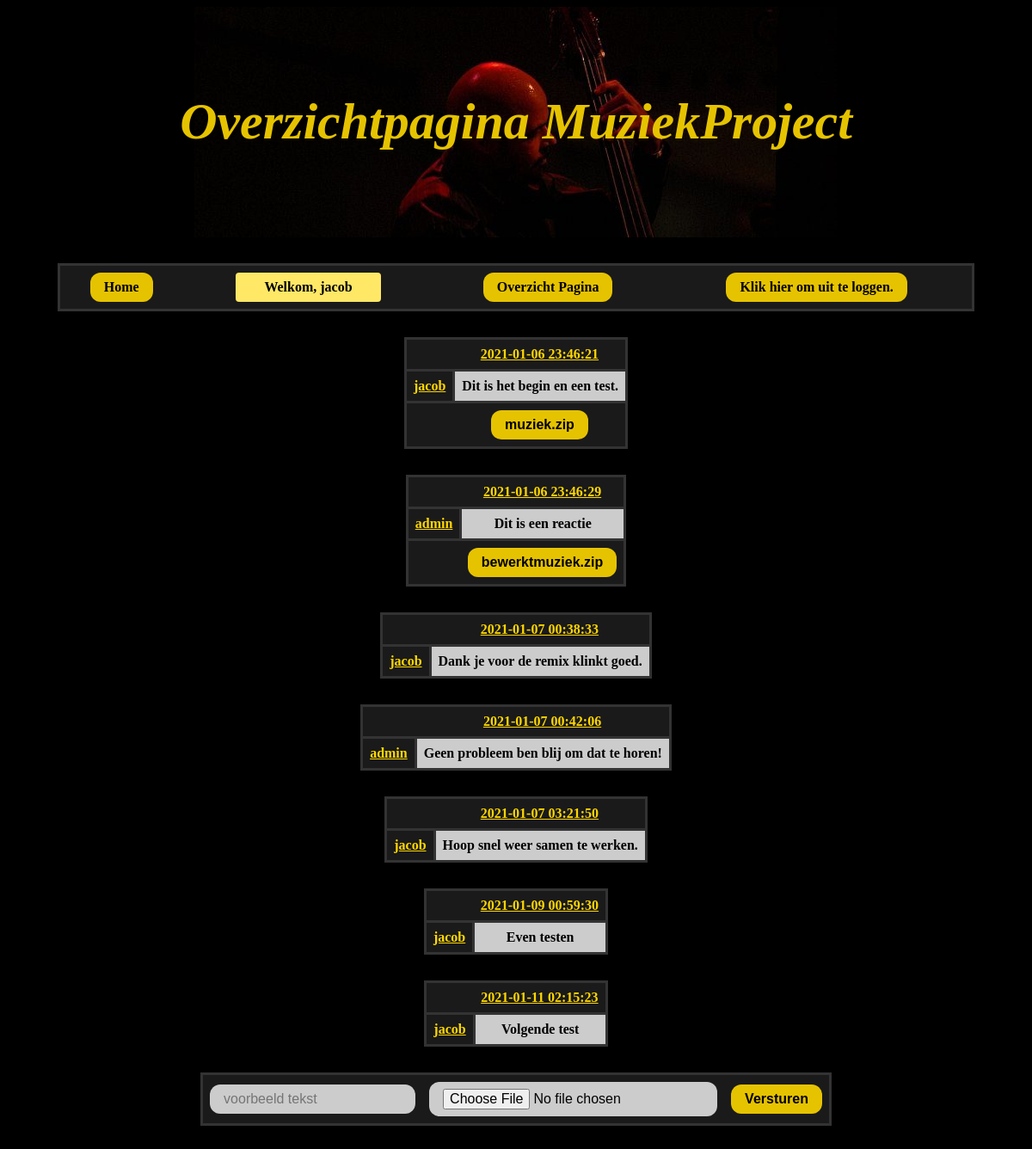
Page /frontend/overzicht.php (signed in) on the earlier database version.
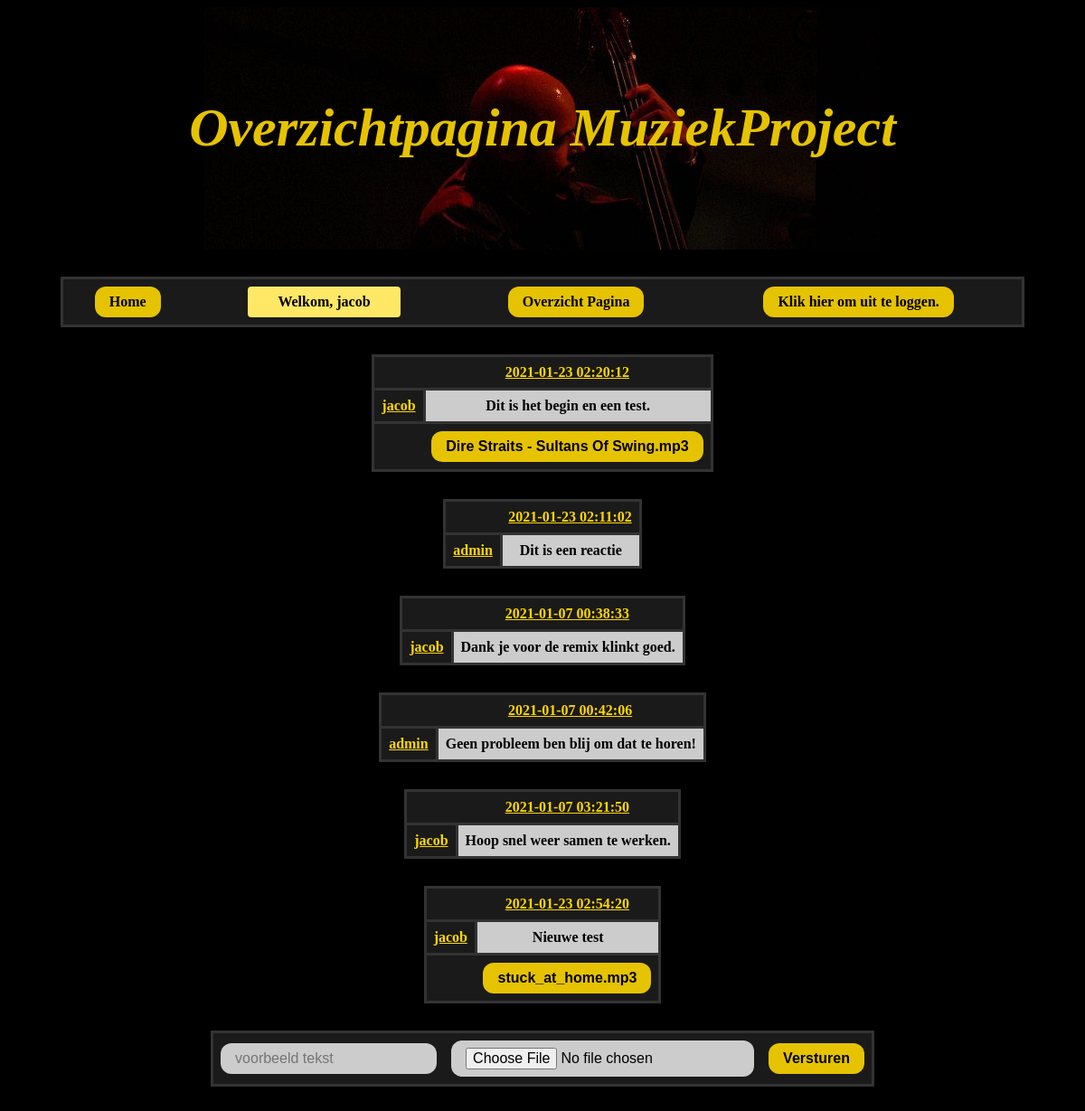
Same page on the later database version.
### tables this page shows
CREATE TABLE `comment` (
  `comment_ID` int(10) NOT NULL,
  `conversation_ID` int(10) NOT NULL,
  `comment` varchar(100) NOT NULL,
  `date` timestamp NOT NULL DEFAULT current_timestamp() ON UPDATE current_timestamp(),
  `user_ID` int(10) NOT NULL,
  `uploaded_file` varchar(100) NOT NULL
);

CREATE TABLE `user` (
  `user_ID` int(10) NOT NULL,
  `user_name` varchar(30) NOT NULL,
  `user_password` varchar(30) NOT NULL,
  `admin` tinyint(1) NOT NULL DEFAULT 0
);

### frontend/overzicht.php (the view, shortened to what this page needs)
<!DOCTYPE html>
<html>
	<head>
		<link rel="stylesheet" href="css/style.css">
		<div class="header">
			<h1>Overzichtpagina MuziekProject</h1>
		</div>
	</head>
	<body>
		<table>
			<tr class="textbox_bottom">
				<th><a class="button" href="../index.php">Home</a></th>
		<?php
			require("../Backend/config.php");
			$connection = $db_connection;
			$SessionUser = $_SESSION['username'];
			$admin_status ="";
			$user_ID ="";
			$conversation_ID ="";
			$selectedCheck ="";
			if ($_SESSION != null)
			{
				echo "<th><div class=\"user_text\">Welkom, ". $_SESSION['username'] ."</div></th>";
			}
		?>
				<?php if ($_SESSION != null) : ?>
					<th><a class="button" href="overzicht.php">Overzicht Pagina</a></th>
					<th><a class="button" href="../backend/logout.php"> Klik hier om uit te loggen. </a></th>
				<?php endif; ?>
			</tr>
		</table>
		<?php
			$query_user_ID = "SELECT user_ID FROM user WHERE user_name='$SessionUser'";
			$query_user_ID_result = $connection->query($query_user_ID);
			if ($query_user_ID_result->num_rows > 0)
			{
				while($row1 = $query_user_ID_result->fetch_assoc())
				{
					$user_ID = $row1["user_ID"];
				}
				$query_admin_status = "SELECT admin FROM user WHERE user_ID='$user_ID'";
				$query_admin_status_result = $connection->query($query_admin_status);
				if ($query_admin_status_result->num_rows > 0)
				{
					while($row1 = $query_admin_status_result->fetch_assoc())
					{
						$admin_status = $row1["admin"];
					}
				}
				if ($admin_status == 1)
				{
					echo "<table class='textbox'>";
					$query_conversation_ID = "SELECT * FROM conversation";
					$query_conversation_ID_result = $connection->query($query_conversation_ID);
					if ($query_conversation_ID_result->num_rows > 0)
					{
						while($row1 = $query_conversation_ID_result->fetch_assoc())
						{
							$conversation_ID = $row1["conversation_ID"];
							$user_ID = $row1["user_ID"];
							$query_user_ID = "SELECT user_name FROM user WHERE user_ID='$user_ID'";
							$query_user_ID_result = $connection->query($query_user_ID);
							if ($query_user_ID_result->num_rows > 0)
							{
								while($row1 = $query_user_ID_result->fetch_assoc())
								{
									echo "<tr><th><div class=\"user_text\"> Gebruiker - <user>" . $row1["user_name"] . "</user></div></th>
									<th><a class='button' href=\"overzicht.php?gesprek=$conversation_ID\">Selecteer</a></th></tr>";
								}
							}
						}
					}
					echo "<tr class='textbox_bottom'><th><a class='button' href=\"register.php\">Register nieuwe gebruiker</a></th>
					<class='textbox_bottom'><th><a class='button' href=\"overzicht.php?nieuw_gesprek\">Begin nieuw gesprek</a></th></div></tr></table>";
					if (isset($_GET['gesprek']))
					{
						echo "<table style='width: auto;'><tr><th><a class='text-title'>Huidig, <user>Gesprek " . $_GET['gesprek'] . "</a></user></th></tr></table>";
					}
				}
				else if ($admin_status == 0)
				{
					$query_conversation_ID = "SELECT conversation_ID FROM conversation WHERE user_ID='$user_ID'";
					$query_conversation_ID_result = $connection->query($query_conversation_ID);
					if ($query_conversation_ID_result->num_rows > 0)
					{
						while($row1 = $query_conversation_ID_result->fetch_assoc())
						{
							$conversation_ID = $row1["conversation_ID"];
							chooseConversation($conversation_ID);
						}
					}
					else
					{
						echo "<tr><th>Nog geen gesprek gestart </th></tr>";
					}
				}
			}
			function chooseConversation($selectedConversation)
			{
				$conversation_ID = $selectedConversation;
				$selectedCheck = TRUE;
				selectedConversation();
			}
			function selectedConversation()
			{
				global $connection;
				global $selectedCheck;
				global $conversation_ID;
				if ($selectedCheck === TRUE)
				{
					$query_comment_conversation_ID = "SELECT * FROM comment WHERE conversation_ID='$conversation_ID'";
					$query_comment_conversation_ID_result = $connection->query($query_comment_conversation_ID);
					if ($query_comment_conversation_ID_result->num_rows > 0)
					{
						while($row1 = $query_comment_conversation_ID_result->fetch_assoc())
						{
							$username = $row1["user_ID"];
							$query_username = "SELECT user_name FROM user WHERE user_ID='$username'";
							$query_username_result = $connection->query($query_username);
							$message_owner ="";
							while($row2 = $query_username_result->fetch_assoc())
							{
								$message_owner = $row2["user_name"];
							}
							echo "<table class='user_gesprek'><tr class='textbox_bottom'><th></th><th>
							<a class='user'>" . $row1["date"]. "</a></th></tr>
							<tr><th class='textbox'><a class='user'>" . $message_owner. "</a></th>
							<th>" . $row1["comment"]. "</th></tr>";
							if($row1['uploaded_file'] != NULL)
							{
								echo '<tr class="textbox"><th><form action="" method="post" enctype="multipart/form-data">
									<input type=hidden value="' .$message_owner. '" name=fileOwner />
									<th><input class=button type=submit value="' .$row1['uploaded_file']. '" name=chosenFile /></th>
									</form></th></tr>';
							}
							echo "</table>";
						}
					}
					else
					{
						echo "<table class='textbox_bottom'><tr><th><a class='user'>Nog geen berichten geplaatst.</a></th></tr></table>";
					}
				}
				else
				{
				}
			}
		?>
		<table class="textbox_bottom" style="text-align: left; width: auto;">
			<tr>
				<?php if ($_SESSION != null && $conversation_ID != null && $selectedCheck == TRUE) : ?>
					<form action="../backend/upload.php" method="post" enctype="multipart/form-data">
						<th><input class="input" type="text" placeholder="voorbeeld tekst" name="comment" required="required"/></th>
						<th><input class="input" type="file" name="fileToUpload" value="" id="fileToUpload"></th>
						<th><input class="button" type="submit" value="Versturen" name="submit"></th>
					</form>
				<?php endif; ?>
			</tr>
		</table>
	</body>
</html>

### frontend/css/style.css (style rules this page uses)
body { background-color: black; background-repeat: no-repeat; background-position: bottom center; color: white; height:100% }
a { color: #e6c300; }
table, td, th { border: 1px none gold; margin-right: auto; margin-left: auto; padding: 8px; margin-bottom: 2px; }
table { border-collapse: collapse; width: 90%; margin-top: 30px; margin-bottom: 30px; }
.input { background-color: #cccccc; border: none; color: black; padding: 8px 16px; display: inline-block; font-size: 16px; border-radius: 12px; }
.textbox { width: auto; text-align: center; border: solid #333333; background: #1a1a1a; color: black; }
.textbox_bottom { border: solid #333333; background: #1a1a1a; }
.button { background-color: #e6c300; border: none; text-decoration: none; color: black; font-weight: bold; padding: 8px 16px; text-align: center; display: inline-block; font-size: 16px; cursor: pointer; border-radius: 12px; }
.user { color: gold; text-decoration: underline; font-style: none; font-weight: bold; }
.user_text { background-color: #ffe866; border: none; color: black; padding: 8px 33px; display: inline-block; font-size: 16px; border-radius: 4px; }
.user_gesprek { width: auto; text-align: center; border: solid #333333; background: #cccccc; color: black; }
.header { padding: 5%; text-align: center; background: black; color: #e6c300; font-size: 30px; font-weight: bold; font-style: italic; background-image: url("../images/backgroundexample2.jpg"); background-repeat: no-repeat; background-position: center; width:90%; top: 0px; }

Differences in the rows shown:
removed comment: date "2021-01-09 00:59:30", user_ID.user_name "jacob", comment "Even testen"
removed comment: date "2021-01-11 02:15:23", user_ID.user_name "jacob", comment "Volgende test"
changed comment "Dit is het begin en een test.": date "2021-01-06 23:46:21" → "2021-01-23 02:20:12"; chosenFile "muziek.zip" → "Dire Straits - Sultans Of Swing.mp3"
changed comment "Dit is een reactie": date "2021-01-06 23:46:29" → "2021-01-23 02:11:02"; uploaded_file "bewerktmuziek.zip" → empty (drawn); chosenFile "bewerktmuziek.zip" → (not shown)
added comment: date "2021-01-23 02:54:20", user_ID.user_name "jacob", comment "Nieuwe test", chosenFile "stuck_at_home.mp3"
